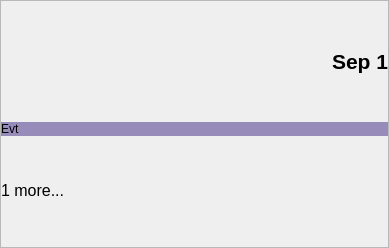
<?xml version="1.0" encoding="UTF-8"?>
<ui version="4.0">
 <class>touka::GridCell</class>
 <widget class="QFrame" name="touka::GridCell">
  <property name="geometry">
   <rect>
    <x>0</x>
    <y>0</y>
    <width>389</width>
    <height>248</height>
   </rect>
  </property>
  <property name="windowTitle">
   <string>GridCell</string>
  </property>
  <property name="styleSheet">
   <string notr="true"/>
  </property>
  <property name="frameShape">
   <enum>QFrame::StyledPanel</enum>
  </property>
  <property name="frameShadow">
   <enum>QFrame::Plain</enum>
  </property>
  <property name="lineWidth">
   <number>1</number>
  </property>
  <property name="midLineWidth">
   <number>0</number>
  </property>
  <layout class="QVBoxLayout" name="verticalLayout">
   <property name="spacing">
    <number>0</number>
   </property>
   <property name="leftMargin">
    <number>0</number>
   </property>
   <property name="topMargin">
    <number>0</number>
   </property>
   <property name="rightMargin">
    <number>0</number>
   </property>
   <property name="bottomMargin">
    <number>0</number>
   </property>
   <item>
    <layout class="QHBoxLayout" name="horizontalLayout">
     <property name="spacing">
      <number>0</number>
     </property>
     <property name="sizeConstraint">
      <enum>QLayout::SetDefaultConstraint</enum>
     </property>
     <item>
      <spacer name="horizontalSpacer">
       <property name="orientation">
        <enum>Qt::Horizontal</enum>
       </property>
       <property name="sizeHint" stdset="0">
        <size>
         <width>40</width>
         <height>20</height>
        </size>
       </property>
      </spacer>
     </item>
     <item>
      <widget class="QLabel" name="lbDate">
       <property name="sizePolicy">
        <sizepolicy hsizetype="Fixed" vsizetype="Fixed">
         <horstretch>0</horstretch>
         <verstretch>0</verstretch>
        </sizepolicy>
       </property>
       <property name="maximumSize">
        <size>
         <width>16777215</width>
         <height>16777215</height>
        </size>
       </property>
       <property name="font">
        <font>
         <pointsize>16</pointsize>
         <bold>true</bold>
        </font>
       </property>
       <property name="text">
        <string>Sep 1</string>
       </property>
       <property name="alignment">
        <set>Qt::AlignRight|Qt::AlignTrailing|Qt::AlignVCenter</set>
       </property>
      </widget>
     </item>
    </layout>
   </item>
   <item>
    <widget class="QLabel" name="lvEvent">
     <property name="minimumSize">
      <size>
       <width>0</width>
       <height>14</height>
      </size>
     </property>
     <property name="maximumSize">
      <size>
       <width>16777215</width>
       <height>14</height>
      </size>
     </property>
     <property name="styleSheet">
      <string notr="true">background-color: rgba(90, 72, 148, 150);</string>
     </property>
     <property name="text">
      <string>Evt</string>
     </property>
    </widget>
   </item>
   <item>
    <widget class="QLabel" name="lb1more">
     <property name="minimumSize">
      <size>
       <width>0</width>
       <height>12</height>
      </size>
     </property>
     <property name="maximumSize">
      <size>
       <width>16777215</width>
       <height>12</height>
      </size>
     </property>
     <property name="font">
      <font>
       <pointsize>12</pointsize>
      </font>
     </property>
     <property name="text">
      <string>1 more...</string>
     </property>
     <property name="alignment">
      <set>Qt::AlignLeading|Qt::AlignLeft|Qt::AlignVCenter</set>
     </property>
     <property name="wordWrap">
      <bool>false</bool>
     </property>
     <property name="openExternalLinks">
      <bool>false</bool>
     </property>
    </widget>
   </item>
  </layout>
 </widget>
 <resources/>
 <connections/>
</ui>
